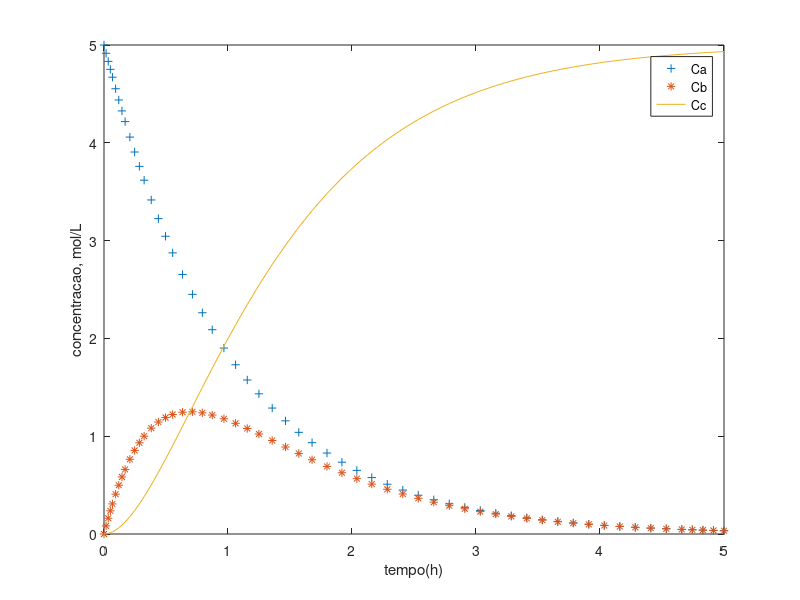

Reproduce this figure in MATLAB.
% parametros
k1 = 1;
k2 = 2;

% definindo as equacoes
dCdt = @(t,c)[-k1*c(1); k1*c(1)-k2*c(2); k2*c(2)];

% intervalo de tempo
tspan = [0 5];

% condicoes iniciais
c0 = [5 0 0];

% resolvendo!
[t,c] = ode45(dCdt,tspan,c0);

% plotando
plot(t,c(:,1),'+',t,c(:,2),'*',t,c(:,3))
% ou apenas
% plot(t,c)

% ajeitando o grafico
xlabel('tempo(h)')
ylabel('concentracao, mol/L')
legend('Ca','Cb','Cc')
    
